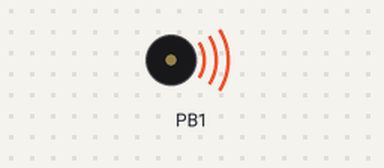
Bench run of a program on a simulated ATtiny85, built with avr-gcc and emulated at 1 MHz. On the bench: buzzer (waves = sounding). At 0.0 s the program stops and its outputs stay as they are.

Above: at 0.1 s.
Timing chart, 0 to 1.5 s (numbered marks = the images above):
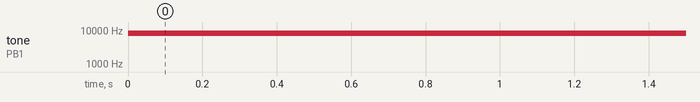

The program:

main.c
```c
//dividing clock using Timer0 CTC mode
//User specifies three parameters:
// 1. Fin_PS: input prescaler. 1..256
// 2. Fin_DIV: output divider ratio
// 3. Fin_OFFSET: output offset between OC0A and OC0B
//
//Input and Output:
// Input on CLKi/PB3 pin
// Output on OC0A/PB0 and OC0B/PB1, with an offset determined by Fin_OFFSET
//
// Output Frequency = Clock Input Frequency / Fin_PS / Fin_DIV
//
//Wiring
//
//
//
//                    ----------
//                   |          |
//                   |          |
//                   |          |
//  Clock Input ---> |CLKI/PB3  |
//                   |          |
//                   |          |
//                   |          |
//                   |  OC0A/PB0| -------> Output 1
//                   |          |
//                   |  OC0B/PB1| -------> Output 2, with an offset to Output 1
//                   |          |
//                   |          |
//                   |       PB2| -------> Optional output
//                   |          |
//                    ----------
//
//
//
//#include <avr/io.h>							//we use gcc-avr
#include "gpio.h"
#include "delay.h"							//we use software delays
#include "tmr0.h"							//we use tmr0

//hardware configuration
#define Fin_DIV			63					//Input frequency divide ratio
#define Fin_OFFSET		10					//output offset between OC0A/OC0B. between 1..Fin_DIV
#define Fin_PS			TMR0_PS1x			//Input frequency prescaler, _PS1x/_PS8x/_PS_64x/_PS_256x/_PS_1024x
//#define SYNC_OUT							//sync pin activated on PB2. PB2 is flipped on compare match -> at the same frequency at OCR0A/OCR0B
//end hardware configuration

//global defines


//global variables

//output sync handler to flip PB2 on compare match to OCR0B
void sync_isr(void) {
	IO_FLP(PORTB, 1<<2);					//flip PB2
}

int main(void) {

	mcu_init();								//reset the mcu
	IO_OUT(DDRB, (1<<1) | (1<<0));			//Output on OC0A/PB0 and OC0B/PB1, initially low and in sync
	//tmr0 CTC mode, 1x prescaler, divide by 200
	tmr0_init(Fin_PS, Fin_DIV, Fin_OFFSET);	//reset timer0

#if defined(SYNC_OUT)
	IO_OUT(DDRB, 1<<2);						//output enabled on PB2 to indicate sync
	tmr0_act(sync_isr);						//instal output sync handler
	ei();									//enable interrupt
#endif

	while(1) {
	}

	return 0;
}
```

delay.c
```c
//simple example
/* Includes ------------------------------------------------------------------*/
//#include <iostm8.h>
//#include <stdio.h>                          //because we used printf
#include "gpio.h"				//we use _nop_()
/* Global variables ----------------------------------------------------------*/

//#define _DLY_MS				158				//delay for EWAVR (USB1286)
#define _DLY_MS					41				//release mode: delay for WINAVR debug mode(attiny85)
//#define _DLY_MS					3				//debug mode: delay for WINAVR debug mode(attiny85)
//#define _DLY_MS					3			//delay for WINAVR debug mode(USB1286, no optimization)
//#define _DLY_MS				158				//delay for WINAVR release (USB1286)
//#define _DLY_MS				120				//delay for C51
//#define _DLY_MS				329				//delay for avr
//#define _DLY_MS				89				//delay for PIC
//#define _DLY_MS				984				//delay for LPC2106
//#define _DLY_MS				226				//lpc1343 on keil

//delay routines
void delay(unsigned char dly) {              //waste some cycle
	while (dly--)
		continue;
}

//delay_us(1000) = 10ms
//delay_us(1) = 10us
void delay_us(unsigned short us) {            //delay a us
	delay(us);						//delay the lsb
	us = us >> 8;					//retain the msb
	while (us--) delay(0xff);		//delay the msb
}

void delay_ms(unsigned short ms) {	//delay ms
	while (ms--) delay_us(F_CPU / 1000000ul * _DLY_MS);
}
```

delay.h
```c
void delay(unsigned char dly);

void delay_us(unsigned short us);

void delay_ms(unsigned short ms);
```

tmr0.c
```c
#include "tmr0.h"							//we use tmr0

//hardware configuration
//end hardware configuration

//global defines

//global variables

//empty handler
static void /*_tmr0_*/empty_handler(void) {
	//default tmr handler
}

//uses roman black's zero cumulative error approach
static void (* /*_tmr0*/_isrptr)(void)=empty_handler;				//tmr0_ptr pointing to empty_handler by default

//tmr0 isr
ISR(TIMER0_COMPA_vect) {
	/*_tmr0*/_isrptr();					//execute the handler
}

//reset the tmr
//ctc mode wgm02..0=0b010
void tmr0_init(uint8_t ps, uint8_t pr, uint8_t offset) {
	//initialize the handler
	_isrptr = empty_handler;

	//initialize the timer
	TCCR0B =	TCCR0B & (~TMR0_PSMASK);				//turn off tmr0
	TCCR0A = 	(0<<COM0A1) | (1<<COM0A0) |				//oc0a pins normal operations
				(0<<COM0B1) | (1<<COM0B0) |				//oc0b pins normal operations
				(1<<WGM01) | (0<<WGM00);				//reset to default. wgm01..0=0b10
	TCCR0B =	(TCCR0B & ~(1<<WGM02)) |
				(0<<WGM02);					//wgm02=0b0
	TCNT0 = 0;								//reset the counter
	OCR0A = pr - 1;
	OCR0B = OCR0A - offset;
	TIFR |= 1<<TOV0;						//clear by writing 1 to it
	TIMSK &= ~(1<<TOIE0)					//tmr overflow interrupt: disabled
				;
	TCCR0B |=	(ps & TMR0_PSMASK)			//prescaler = 1:1, per the header file
				;
	//now timer 0 is running
}

void tmr0_act(void (*isr_ptr)(void)) {

	/*_tmr0*/_isrptr=isr_ptr;					//reassign tmr0 isr ptr
	TIFR |= (1<<OCF0A);							//clear by writing 1 to it
	TIMSK |= (1<<OCIE0A)						//tmr output compare match ch a interrupt: enabled
				;

}
```

tmr0.h
```c
#ifndef TMR0_H_INCLUDED
#define TMR0_H_INCLUDED

//#include <avr/io.h>							//we use gcc-avr
#include "gpio.h"
#include <avr/interrupt.h>					//we use interrupt

//hardware configuration
//end hardware configuration

//global defines
//prescaler settings
#define TMR0_NOCLK			0x00		//cs210=no clock selected
#define TMR0_PS1x			0x01		//clk/1
#define TMR0_PS8x			0x02		//clk/8
#define TMR0_PS64x			0x03		//clk/64
#define TMR0_PS256x			0x04		//clk/256
#define TMR0_PS1024x		0x05		//clk/1024
#define TMR0_EXTN			0x06		//external clock on Tn pin, negative transistion
#define TMR0_EXTP			0x07		//external clock on Tn pin, positive transistion
#define TMR0_PSMASK		0x07

//rtc period settings
//tmr period settings
#define TMR_us				(F_CPU / 1000 / 1000)		//1us period - minimum period
#define TMR_50us			(TMR_us * 50)				//50us
#define TMR_100us			(TMR_us * 100)				//100us
#define TMR_200us			(TMR_us * 200)				//200us
#define TMR_ms				(TMR_us * 1000)			//ms definition
#define TMR_1ms				(TMR_ms * 1)				//1ms
#define TMR_2ms				(TMR_ms * 2)				//2ms period
#define TMR_5ms				(TMR_ms * 5)				//5ms period
#define TMR_10ms			(TMR_ms * 10)				//10ms
#define TMR_20ms			(TMR_ms * 20)				//20ms period
#define TMR_50ms			(TMR_ms * 50)				//50ms period
//#define TMR_100ms			(TMR_ms * 100)				//100ms
//#define TMR_200ms			(TMR_ms * 200)				//200ms period
//#define TMR_500ms			(TMR_ms * 500)				//500ms period
//#define TMR_1000ms			(TMR_ms * 1000)				//1000ms
//#define TMR_2000ms			(TMR_ms * 2000)				//2000ms period
//#define TMR_5000ms			(TMR_ms * 5000)				//5000ms period
//#define TMR_10000ms			(TMR_ms * 10000)			//10000ms


//reset the tmr
void tmr0_init(uint8_t ps, uint8_t pr, uint8_t offset);

//set tmr1 isr ptr
void tmr0_act(void (*isr_ptr)(void));


#endif // TMR0_H_INCLUDED
```

gpio.c
```c
#include "gpio.h"

//reset the mcu
void mcu_init(void) {						//reset the mcu
}
```

gpio.h
```c
#ifndef _GPIO_H_
#define _GPIO_H_

//gpio header file for lpc21xx
#if defined(__GNUC__)
	#include <stdint.h>							//uint8_t ... types
	#include <avr/io.h>							//we use avr
	#include <avr/interrupt.h>
#elif defined(__ICCAVR__)
//#if defined(__EWAVR__)						//alternatively
	#include <ioavr.h>							//we use iar avr
	#include <stdint.h>							//have to use dlib (General Options->Library Configuration->Normal DLIB
	#include <intrinsics.h>						//we use _nop_(). IAR AVR only
#else
	#warning "no general header files included"	//need to put something here if not covered by gcc/iar avr
#endif

//port definitions
#define IO_SET(port, bits)	port |= (bits)		//set bits on port
#define IO_CLR(port, bits)	port &=~(bits)		//clear bits on port
#define IO_FLP(port, bits)	port ^= (bits)		//flip bits on port
#define IO_GET(port, bits)	((port) & (bits))	//return bits on port
#define IO_IN(ddr, bits)	ddr &=~(bits)		//set bits as input
#define IO_OUT(ddr, bits)	ddr |= (bits)		//ddr |= (bits)		//set bits as output

//gpio definitions
#define GIO_SET(port, bits)	IO_SET(port->PORT,bits)		//set bits on port
#define GIO_CLR(port, bits)	IO_CLR(port->PORT,bits)		//clear bits on port
#define GIO_FLP(port, bits)	IO_FLP(port->PORT,bits)		//flip bits on port
#define GIO_GET(port, bits)	IO_GET(port->PIN, bits)		//return bits on port
#define GIO_IN(port, bits)	IO_IN(port->DDR, bits)		//set bits as input
#define GIO_OUT(port, bits)	IO_OUT(port->DDR, bits)		//ddr |= (bits)		//set bits as output

#define NOP()				asm("nop")			//nop
#define NOP2()				{NOP(); NOP();}
#define NOP4()				{NOP2(); NOP2();}
#define NOP8()				{NOP4(); NOP4();}
#define NOP16()				{NOP8(); NOP8();}
#define NOP24()				{NOP16(); NOP8();}
#define NOP32()				{NOP16(); NOP16();}
#define NOP40()				{NOP32(); NOP8();}
#define NOP64()				{NOP32(); NOP32();}

#if defined(__ICCAVR__) 						//for ewavr
//#if defined(__EWAVR__)							//alternatively
    #define ei()  			__enable_interrupt()
	#define di()			__disable_interrupt()
#endif

#if defined(__GNUC__)							//for gcc avr
	#include <avr/interrupt.h>					//sei/cli defined in interrupt.h
	#define ei()			sei()				//enable interrupt
	#define di()			cli()				//disable interrupt
#endif

#ifndef F_CPU
	#define F_CPU			1000000ul			//cpu runs at 1Mhz
#endif

//void (*mcu_reset)(void) = 0x0000; 			//jump to 0x0000 -> software reset
void mcu_init(void);

//simple multiples
#define x1(val)				(val)								//multiply val by 1
#define x2(val)				(((val) << 1))						//multiply val by 2
#define x3(val)				(x2(val) + (val))					//multiply val by 3
#define x4(val)				(((val) << 2))						//multiply val by 4
#define x5(val)				(x4(val) + (val))					//multiply val by 5
#define x6(val)				(x4(val) + x2(val))					//multiply val by 6
#define x7(val)				(x6(val) + (val))					//multiply val by 7
#define x8(val)				((val) << 3)						//multiply val by 8
#define x9(val)				(x8(val) + (val))					//multiply val by 9

//multiples of 10s
#define x10(val)			(x8(val) + x2(val))					//multiply val by 10
#define x100(val)			(x10(x10(val)))						//multiply val by 100
#define x1000(val)			(x100(x10(val)))					//multiply val by 1000
#define x1k(val)			x1000(val)							//multiply val by 1000
#define x10k(val)			(x100(x100(val)))					//multiply val by 10000

#define x20(val)			(x2(x10(val)))
#define x30(val)			(x3(x10(val)))
#define x40(val)			(x4(x10(val)))
#define x50(val)			(x5(x10(val)))
#define x60(val)			(x6(x10(val)))
#define x70(val)			(x7(x10(val)))
#define x80(val)			(x8(x10(val)))
#define x90(val)			(x9(x10(val)))

//multiples of 100s
#define x200(val)			(x2(x100(val)))
#define x300(val)			(x3(x100(val)))
#define x400(val)			(x4(x100(val)))
#define x500(val)			(x5(x100(val)))
#define x600(val)			(x6(x100(val)))
#define x700(val)			(x7(x100(val)))
#define x800(val)			(x8(x100(val)))
#define x900(val)			(x9(x100(val)))

//custom definitions
#define x34(val)			(x30(val) + x4(val))				//multiply val by 34
#define x97(val)			(x90(val) + x7(val))				//multiply val by 97x

//arduino related macros
//arduino pin functions
#define AIO_SET(pin)		digitalWrite(pin, HIGH)
#define AIO_CLR(pin)		digitalWrite(pin, LOW)
#define AIO_FLP(pin)		digitalWrite(pin, !digitalRead(pin))

#define AIO_OUT(pin)		pinMode(pin, OUTPUT)
#define AIO_IN(pin)			pinMode(pin, INPUT)

//gpio definitions
typedef struct {
	volatile unsigned char PIN;	//input data register
	volatile unsigned char DDR;	//data direction register
	volatile unsigned char PORT;	//output data register
} GPIO_TypeDef;				//gpio data registers

#define GPIOA				((GPIO_TypeDef *) &PINA)
#define GPIOB				((GPIO_TypeDef *) &PINB)
#define GPIOC				((GPIO_TypeDef *) &PINC)
#define GPIOD				((GPIO_TypeDef *) &PIND)
#define GPIOE				((GPIO_TypeDef *) &PINE)
#define GPIOF				((GPIO_TypeDef *) &PINF)
#define GPIOG				((GPIO_TypeDef *) &PING)
#define GPIOH				((GPIO_TypeDef *) &PINH)

#endif //gpio_h_
```

Measured:
- by itself, tone on PB1: silent → 7937 Hz at 0.00 s
